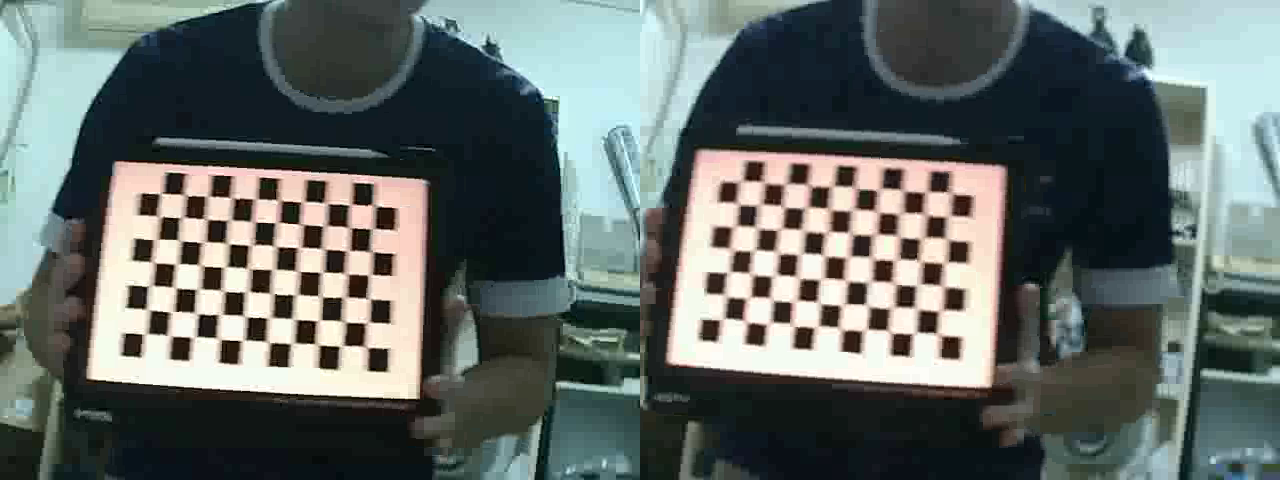
#> input picture frame 82 of calibration/scripts/stereo_video.avi, 1280 x 480 px
$ python stereo_calibrate.py
#> lines starting #> are read from the running program, lines starting #| are printed output that depends on the picture
import cv2
import numpy as np
import glob

# === Parameters ===
video_path = 'stereo_video.avi'
board_size = (8, 6)              # Inner corners per chessboard row/col
square_size = 0.024              # Actual square size in meters

# === Prepare object points ===
objp = np.zeros((board_size[0]*board_size[1], 3), np.float32)
objp[:, :2] = np.mgrid[0:board_size[0], 0:board_size[1]].T.reshape(-1, 2)
objp *= square_size

objpoints = []  # 3D world points
imgpoints_left = []  # 2D left image points
imgpoints_right = []  # 2D right image points

# === Read video and extract frames ===
cap = cv2.VideoCapture(video_path)
frame_idx = 0

while cap.isOpened():
    ret, frame = cap.read()
#> frame is the input picture: shape (480, 1280, 3); mean B, G, R 103.9, 106.9, 98.9
    if not ret:
        break

    # Split frame into left and right
    h, w = frame.shape[:2]
#> h = 480; w = 1280
    left = frame[:, :w//2]
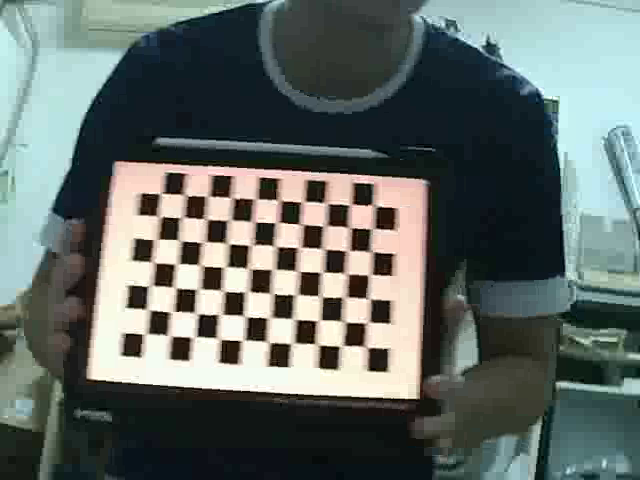
#> left: shape (480, 640, 3); mean B, G, R 104, 107.9, 98.3
    right = frame[:, w//2:]
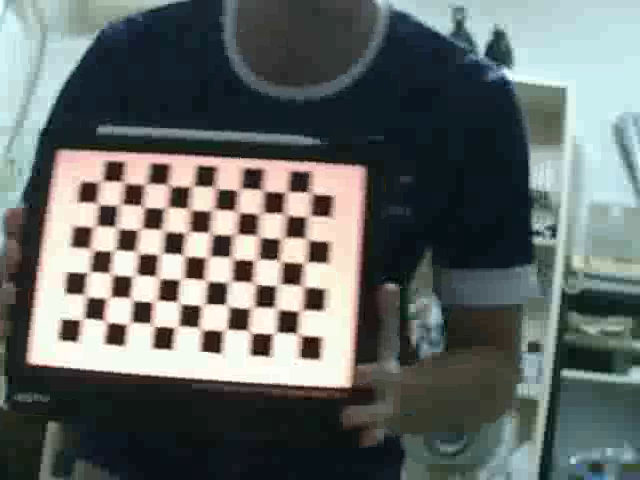
#> right: shape (480, 640, 3); mean B, G, R 103.8, 105.9, 99.4

    gray_left = cv2.cvtColor(left, cv2.COLOR_BGR2GRAY)
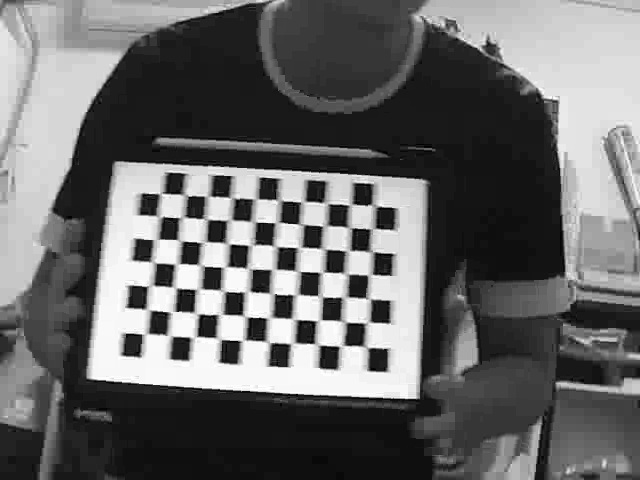
#> gray_left: shape (480, 640); min 0, max 255, mean 104.5
    gray_right = cv2.cvtColor(right, cv2.COLOR_BGR2GRAY)
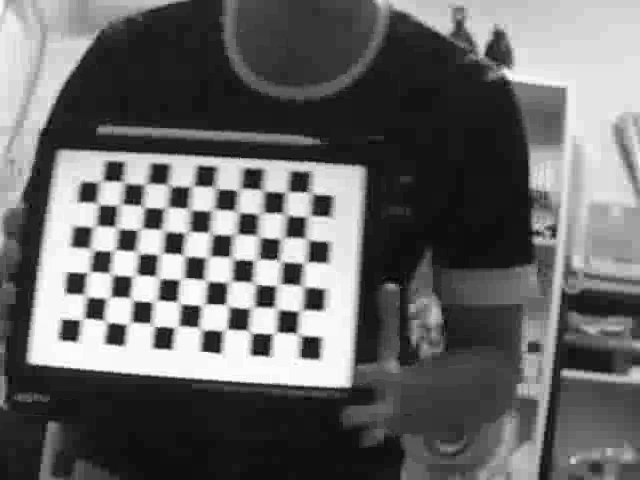
#> gray_right: shape (480, 640); min 0, max 255, mean 103.7

    # Find chessboard corners
    ret_l, corners_l = cv2.findChessboardCorners(gray_left, board_size)
#> ret_l = False; corners_l = None
    ret_r, corners_r = cv2.findChessboardCorners(gray_right, board_size)
#> ret_r = False; corners_r = None

    if ret_l and ret_r:
        objpoints.append(objp)
        imgpoints_left.append(corners_l)
        imgpoints_right.append(corners_r)

        # Optionally draw and save
        cv2.drawChessboardCorners(left, board_size, corners_l, ret_l)
        cv2.drawChessboardCorners(right, board_size, corners_r, ret_r)
        vis = np.hstack((left, right))
        cv2.imshow("Chessboard Detection", vis)
        if cv2.waitKey(1) & 0xFF == ord('q'):
            break

    frame_idx += 1

cap.release()
cv2.destroyAllWindows()

# === Run stereo calibration ===
ret, K1, D1, K2, D2, R, T, E, F = cv2.stereoCalibrate(
    objpoints, imgpoints_left, imgpoints_right,
    None, None, None, None,
    gray_left.shape[::-1],
    criteria=(cv2.TERM_CRITERIA_EPS + cv2.TERM_CRITERIA_COUNT, 100, 1e-5),
    flags=cv2.CALIB_FIX_INTRINSIC
)

print("Calibration RMS error:", ret)

$ run again, starting later in the video
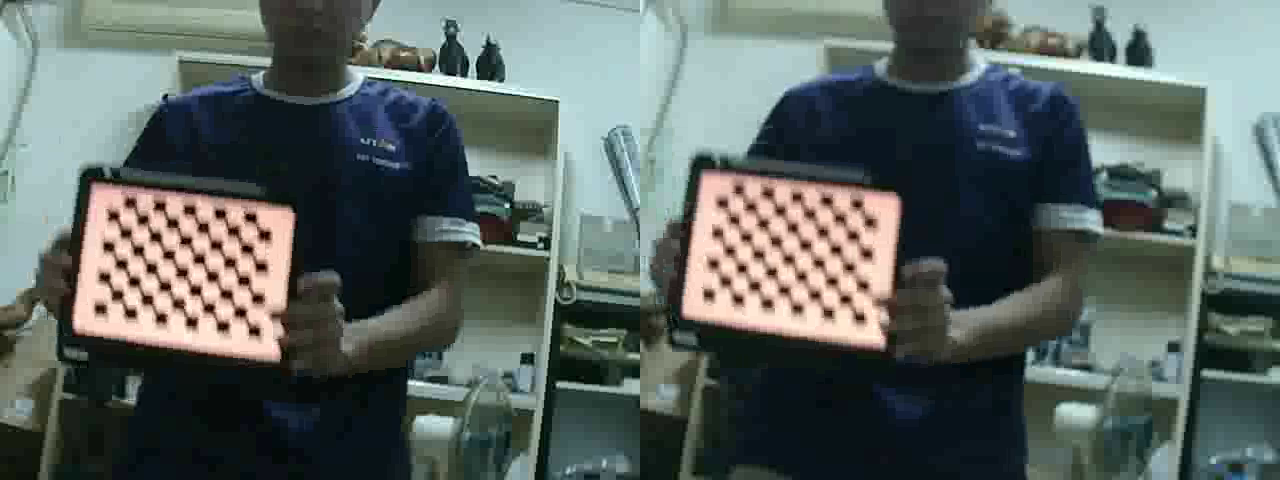
#> input picture frame 370 of calibration/scripts/stereo_video.avi, 1280 x 480 px
#> frame is the input picture: shape (480, 1280, 3); mean B, G, R 97.6, 101.1, 91.1
#> `gray_left = cv2.cvtColor(left, cv2.COLOR_BGR2GRAY)`:
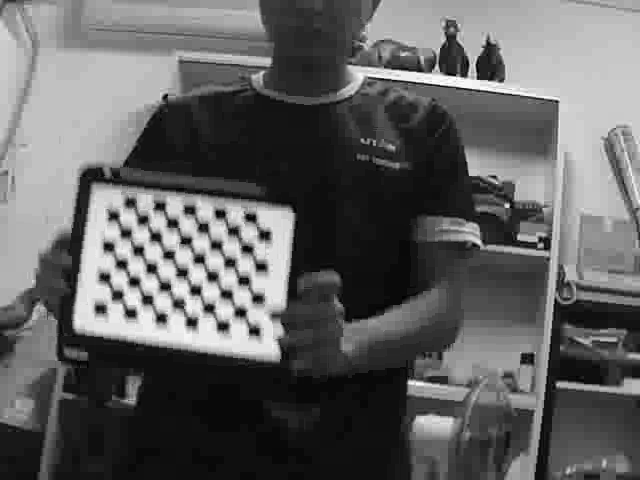
#> gray_left: shape (480, 640); min 0, max 255, mean 97.4
#> `gray_right = cv2.cvtColor(right, cv2.COLOR_BGR2GRAY)`:
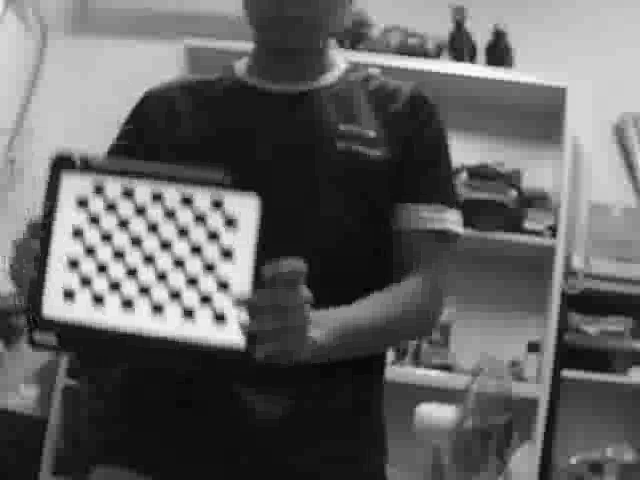
#> gray_right: shape (480, 640); min 0, max 253, mean 98
#> ret_l = False; corners_l = None
#> ret_r = False; corners_r = None

$ run again, starting later in the video
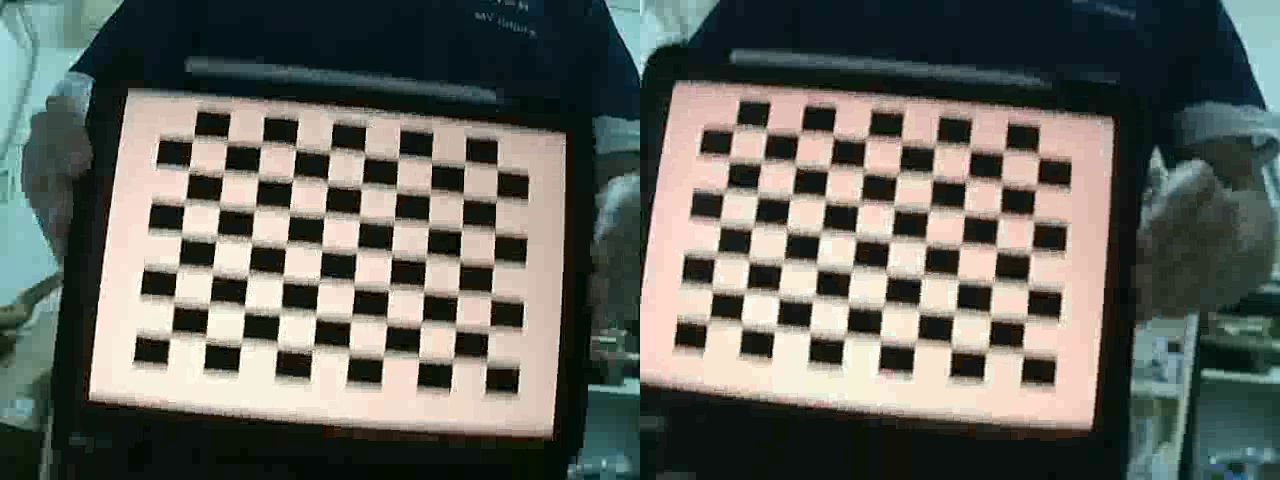
#> input picture frame 659 of calibration/scripts/stereo_video.avi, 1280 x 480 px
#> frame is the input picture: shape (480, 1280, 3); mean B, G, R 94.5, 101.4, 99
#> `gray_left = cv2.cvtColor(left, cv2.COLOR_BGR2GRAY)`:
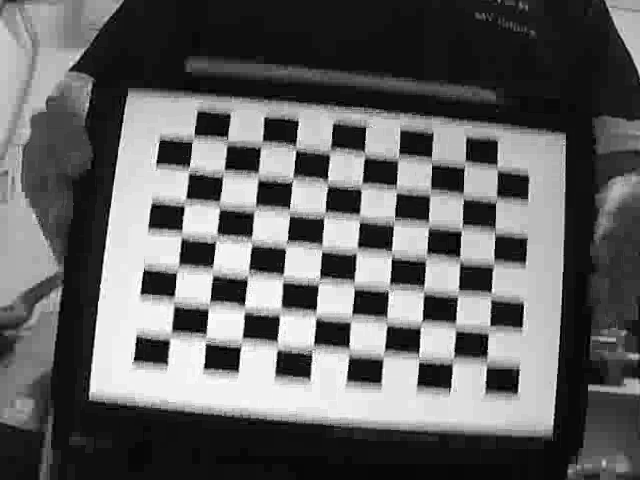
#> gray_left: shape (480, 640); min 0, max 255, mean 99.2
#> `gray_right = cv2.cvtColor(right, cv2.COLOR_BGR2GRAY)`:
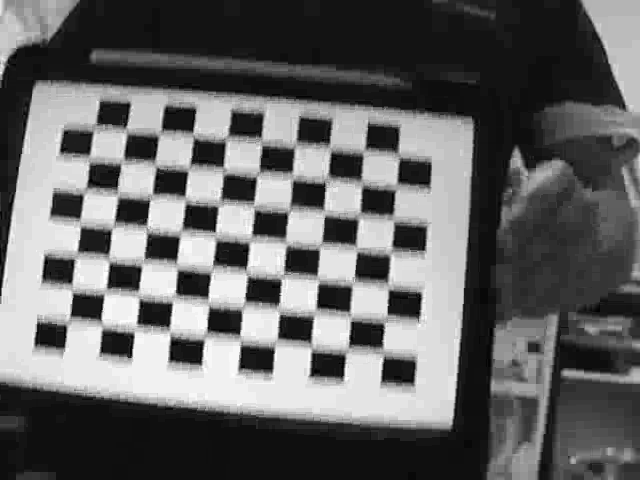
#> gray_right: shape (480, 640); min 0, max 255, mean 100.6
#> ret_l = False; corners_l = None
#> ret_r = False; corners_r = None
